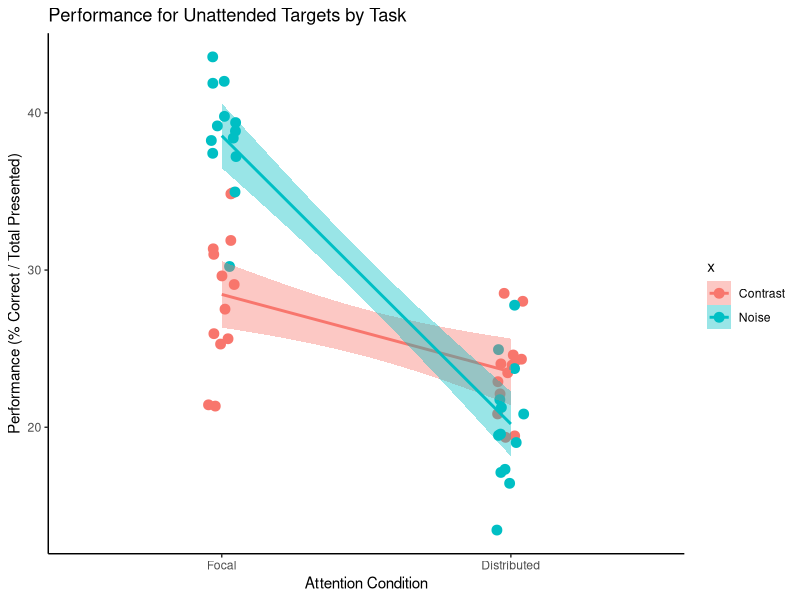

This figure's R source:

library(ggplot2)

x = c(rep(0,26),rep(1,26))
y = c(rnorm(13,mean=28,sd=3.5),rnorm(13,mean=24,sd=3),
      rnorm(13,mean=40,sd=4),rnorm(13,mean=23,sd=5))
z = c(rep(0,13),rep(1,13),rep(0,13),rep(1,13))

d = data.frame(x=x,y=y,z=z)
d$x = factor(d$x,levels=c(0,1),labels=c("Contrast","Noise"))
d$z = factor(d$z,levels=c(0,1),labels=c("Focal","Distributed"))


ggplot(data=d,aes(x=z,y=y,color=x,fill=x)) +
  geom_point(stat="identity",size=3, 
             position=position_jitter(width=.05,height=0)) +
  geom_smooth(aes(group=x),method="lm") +
  xlab("Attention Condition") +
  ylab("Performance (% Correct / Total Presented)") +
  ggtitle("Performance for Unattended Targets by Task") +
  theme_classic()

